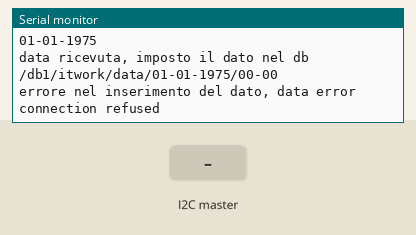
Recording of a sketch running on a simulated Arduino MKR. Parts: the last lines printed to the serial monitor. The inputs (shaded band) are chosen by the test bench. WiFi joins after 1.5 s; servers stay silent unless stated; not simulated (calls return 0 or success): secret.h.

Above: at 3.4 s.
3.5 s: the I2C master sends the byte 200
At 3.64 s:
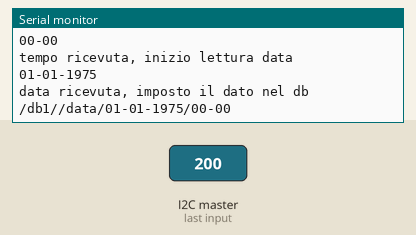
5.0 s: the I2C master sends the byte 5
At 5.6 s:
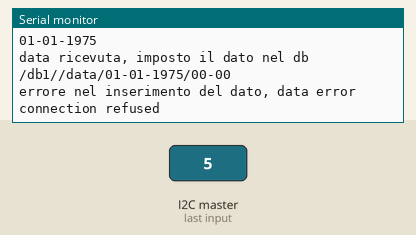
6.5 s: the I2C master sends the byte 90
At 6.64 s:
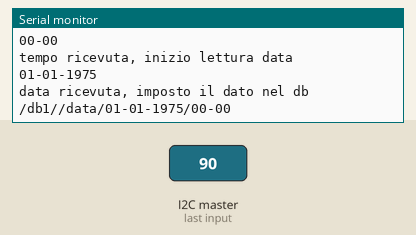
8.0 s: the I2C master sends the byte 0
At 9.2 s:
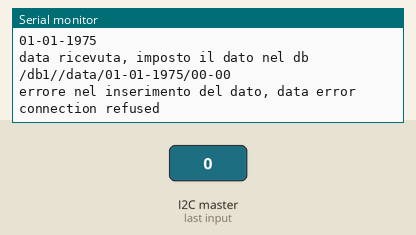
9.5 s: the I2C master sends the byte 1
At 9.64 s:
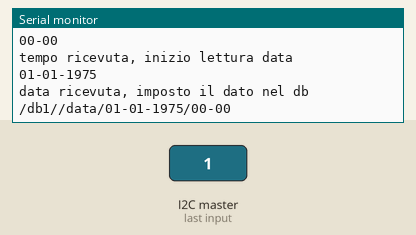
11.0 s: the I2C master sends the byte 2
At 11.6 s:
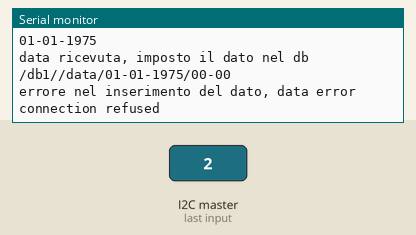
Timing chart, 0 to 13.5 s (numbered marks = the images above; inputs shaded):
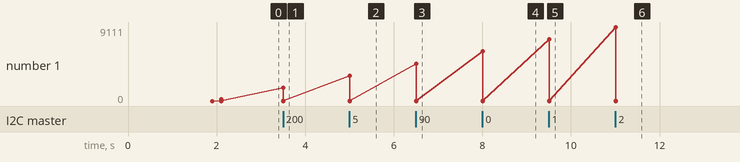

Measured:
- after the input at 3.5 s, the serial monitor: prints a new line at once (image 1)
- after the input at 5.0 s, the serial monitor: prints a new line at once (image 2)
- after the input at 6.5 s, the serial monitor: prints a new line at once (image 3)
- after the input at 8.0 s, the serial monitor: prints a new line at once (image 4)
- after the input at 9.5 s, the serial monitor: prints a new line at once (image 5)
- after the input at 11.0 s, the serial monitor: prints a new line at once (image 6)

The sketch:

fly-slave.ino
```cpp
//per usare il codice installare i certificati ssl da i seguenti domini:
//2vhf9o.deta.dev:443
//olimpiadirobotica-2021-default-rtdb.europe-west1.firebasedatabase.app:443
//impostare timezone qua --> client.get("/timems/{tz}");

#include <Wire.h>
#include <avr/dtostrf.h>
#include "Firebase_Arduino_WiFiNINA.h"
#include <ArduinoHttpClient.h>
#include "secret.h"


char time_server[] = "2vhf9o.deta.dev"; //api per ottenere l'ora
String today_date = "01-01-1975";
int ms_from_midnight_upd = 0;
int start_millis = 0;

//Define Firebase data object
FirebaseData firebaseData;//Inizializzanione classe delle funzioni per la libreria FIrebase
WiFiSSLClient wifi_client;//Inizializzazione classe del client WiFi per fare richieste internet
HttpClient client = HttpClient(wifi_client, time_server, 443);//Inizializzazione client HTTP 9quello che esegue la richiesta ai link)
int status;

String path = "/db1";//La sottocartella dove salvare i dati di firebase
//https://olimpiadirobotica-2021-default-rtdb.europe-west1.firebasedatabase.app/db1  <--
//Aggiorna l'orario facendo una richiesta http alle API


void setup() {
  Serial.begin(9600);
  Serial.println("inizio connessione alla rete");
  status = WL_IDLE_STATUS;
  while (status != WL_CONNECTED)
  {
    status = WiFi.begin(WIFI_SSID, WIFI_PASSWORD); //Connessione alla rete WiFi
    Serial.print(".");
    delay(200);
  }
  Serial.println("\nconnessione riuscita!");

  //richiesta della data e del tempo al server
  updateTime();
  updateDate();

  Serial.println("inizializzazzione libreria firebase");
  Firebase.begin(FIREBASE_HOST, FIREBASE_AUTH, WIFI_SSID, WIFI_PASSWORD); //Accesso al DB Firebase con le credenziali
  Firebase.reconnectWiFi(true);
  //Si indica alla libreria Firebase che nel caso ci si disconnetta dalla rete WiFI
  //Deve riprovare a connettersi

  addData("itwork", 69.66);//Aggiunge un valore al DB per indicare che funziona

  Wire.begin(9);//Inizializzazione connessione I2C con il microcontrollore a 3.3V
  Wire.onReceive(receiveEvent);
  //Si imposta un CallBack quando vengono ricevuti i dati:
  //Quando arriva questa funzione viene richiamata e le viene passato come parametro il valore ricevuto
}

void loop() {
  while (status != WL_CONNECTED)//Nel caso non sia connesso prova a riconnettersi
  {
    status = WiFi.begin(WIFI_SSID, WIFI_PASSWORD);
    Serial.print(".");
    delay(200);
  }
  delay(50);
}


void receiveEvent(int bytes) {
//Funzione richiamata al ricevimento dei dati
  //Funzionamento connessione I2C con libreria Wire:
  //La scheda a 5V (Es. Mega) invia i dati un byte alla volta con questo formato {valore}-{nomedato}
  //nomedato equivale alla chiave del DB Firebase
  //Es. Temperatura: 22.8-temperature
  String text_num;
  while(Wire.available() > 0) // finchè non sono letti tutti i byte
  {
    char c = Wire.read();//Legge il byte come valore char
    String char_n = String(c);//Transforma il tipo char in tipo String
    text_num = text_num + char_n;//Aggiunge il carattere alla String finale
  }
  Serial.println(text_num);
  scalettaData(text_num);
}

void scalettaData(String dato) {
  //Qesta funzione ottiene la String dalla funzione precedente e separa il valore dal nome del dato
  //Es. 22.8-temperature --> valore: 22.8 nome dato: temperature
  int char_len = dato.length() + 1;//Lunghezza String
  char coded_data[char_len];//Creazione di un array di char pari alla lunghezza della String
  dato.toCharArray(coded_data, char_len);//Conversione della Strin in un array di char
  char * ch_measurament = strtok(coded_data, "-");//Array di char contenente il valore
  char * data_name_ch = strtok(NULL, "-");//Array di char contenente il nome del dato
  String str_measurament = String(ch_measurament);//COnversione in Float
  float measurament = str_measurament.toFloat();
  String data_name = String(data_name_ch);
  bool db_stat;
  db_stat = addData(data_name, measurament);//Chiamata della funzione per aggiungere il valore al DB Firebase
  if (db_stat == true) {
    //continue
    }
}

void updateTime() {
  Serial.println("invio richiesta http a /timems");
  //richiesta a endpoint API
  client.get("/timems/-2");// /timems/{tz} tz = timezone in formato ETC/GMT https://www.ibm.com/docs/en/cloudpakw3700/2.3.0.0?topic=SS6PD2_2.3.0/doc/psapsys_restapi/time_zone_list.html
  Serial.println("lettura risposta");
  int response_code4 = client.responseStatusCode();
  if (response_code4 == 200) {
  String timestamp_ms = client.responseBody();//Testo risposta
  ms_from_midnight_upd = timestamp_ms.toInt();}
  start_millis = round(millis());//Impostazione del millis() al momento dell'aggiornamento
  Serial.println(ms_from_midnight_upd);
}

void updateDate() {
  Serial.println("invio richiesta http a /date");
  //Richiesta a Endpoint API
  client.get("/date/-2");
  Serial.println("lettura risposta");
  int response_code3 = client.responseStatusCode();
  if (response_code3 == 200) {
  today_date = client.responseBody(); }
  Serial.println(today_date);
}


String getCurrentTime() {
  //questa funzione ritorna l'ora e i minuti nel formato stringa
  String timestamp = "00-00"; //La timestamp è il formato con il quale indichiamo la data su Firebase

  int day_millis = ms_from_midnight_upd + (round(millis()) - start_millis);
  // calcolo ms da mezzanotte sommando l'orario a cui si è aggiornata la data e il tempo di attività della scheda dall'ultimo aggiornamento

  Serial.println("ms da mezzanotte");
  Serial.println(day_millis);
  if (day_millis>=86400000) {
    Serial.println("E' passata mezzanotte, aggiorno la data e l'ora");
    updateTime();
    updateDate();
    day_millis = ms_from_midnight_upd + (round(millis()) - start_millis);
  }
  int now_hour = day_millis / 3600000;//calcolo ora
  int now_min = (day_millis / 60000) % 60;//calcolo minuti

  Serial.println(now_hour);
  Serial.println(now_min);

  //Creazione della timestamp
  //Le ore e i minuti devono sempre essere indicati con due cifre, quando il numero è minore
  //di 10 bisogna agiungere uno zero prima. Quest'operazione è necessaria per permettere a Firebase
  //di ordinare i dati nel modo corretto nel DB
  //Esempio:
  //02-08
  //02-24
  //11-04
  //16-47
  if (now_hour<10 && now_min<10) {//0n-0n
    timestamp = String("0") + String(now_hour) + String("-0") + String(now_min);
  } else if (now_hour<10 && now_min>=10) {//0n-nn
    timestamp = String("0") + String(now_hour) + String("-") + String(now_min);
  } else if (now_hour>=10 && now_min<10) {//nn-0n
    timestamp = String(now_hour) + String("-0") + String(now_min);
  } else if (now_hour>=10 && now_min>=10) {//nn-nn
    timestamp = String(now_hour) + String("-") + String(now_min);
  } else {
    timestamp = String(now_hour) + String("-") + String(now_min);
  }
  return timestamp;
}

String getCurrentDate() {
  //questa funzione ritorna la data nel formato stringa
  return today_date;
}


bool addData(String dataName, float Data) {
// questa funzione aggiunge i dati al db
  Serial.println("inizio lettura data");
  String curr_time = getCurrentTime();
  Serial.println(curr_time);

  if (curr_time) {//se l'orario è valido
    Serial.println("tempo ricevuta, inizio lettura data");
    String curr_date = getCurrentDate();
    Serial.println(curr_date);
      if (curr_date) { // se l'orario è valido
        Serial.println("data ricevuta, imposto il dato nel db");
        Serial.println(path+"/" + dataName + "/data/" + curr_date + "/" + curr_time);
        //imposta i dati sul DB Firebase
        if (Firebase.setFloat(firebaseData, path+"/" + dataName + "/data/" + curr_date + "/" + curr_time, Data)) {
           if (firebaseData.floatData()) {
            Serial.print("azione riuscita, il dato è: ");
            Serial.println(firebaseData.floatData());
            return true;
           }
           else {
            Serial.println("errore nel inserimento del dato, data error");
            Serial.println(firebaseData.errorReason());
            return false;
           }
        }
        else {
          Serial.println("errore nel inserimento del dato, net error");
          Serial.println(firebaseData.errorReason());
          return false;
        }

      }
      else {
        Serial.println("errore nel leggere la data");
        return false;
      }
  }
  else {
    Serial.println("errore nel leggere l'orario");
    return false;
  }
}
```
